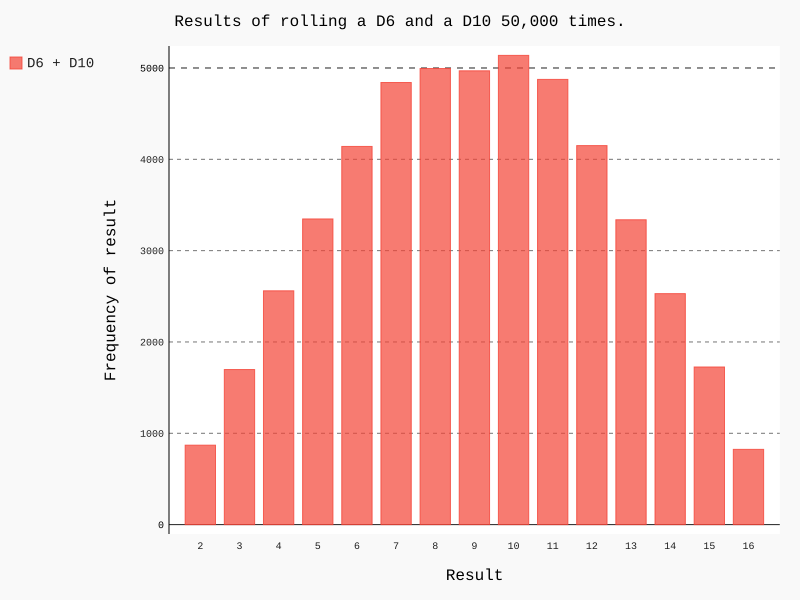

Source code (Python):
import pygal

from chapter_16.die import Die

# 创建两个 D6 骰子
die1 = Die()
die2 = Die(10)

# 掷骰子多次，并将结果存储到一个列表中
results = []
for roll_num in range(50000):
    result = die1.roll() + die2.roll()
    results.append(result)

# 分析结果
frequencies = []
max_result = die1.num_sides + die2.num_sides
for value in range(2, max_result + 1):
    frequency = results.count(value)
    frequencies.append(frequency)

# 可视化结果
hist = pygal.Bar()

hist.title = "Results of rolling a D6 and a D10 50,000 times."
hist.x_labels = [str(i) for i in range(2, max_result + 1)]
hist.x_title = "Result"
hist.y_title = "Frequency of result"

hist.add("D6 + D10", frequencies)
hist.render_to_file("dice_visual.svg")
